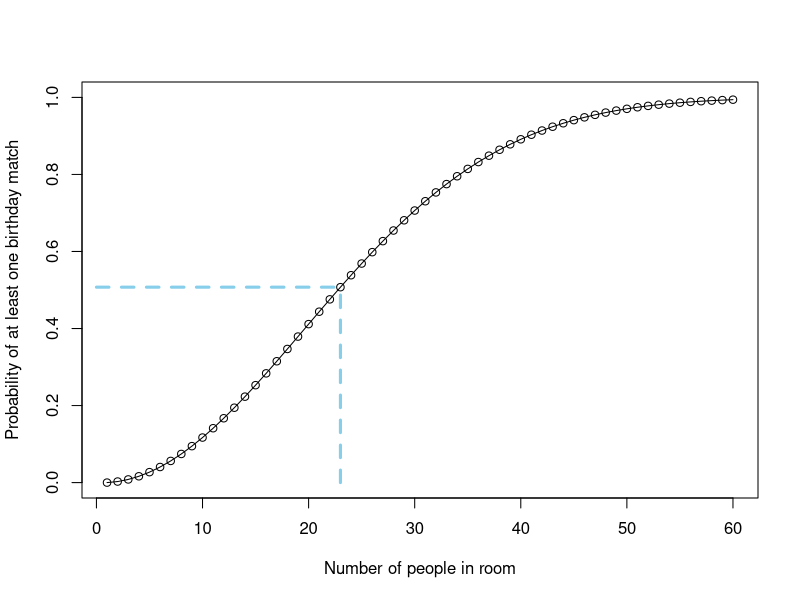

This figure's R source: (Note: this script raises an error after producing the figure.)
## ---- chunk 1

n = 60
d = seq(from=365,to=365-n+1,by=-1)/365
pn = 1-cumprod(d)
n0 = 23

plot(1:n, pn, type="o", ylim=c(0,1), lwd=1, 
     xlab="Number of people in room",
     ylab="Probability of at least one birthday match")
segments(x0 = n0, y0=0, x1 = n0, y1 = pn[n0], lty=2, lwd=3, col="skyblue") 
segments(x0 = 0, y0=pn[n0], x1 = n0, y1 = pn[n0], lty=2, lwd=3, col="skyblue") 

## ---- chunk 2

knitr::include_graphics(c("_graphics/ltp-multiple-choice.png"))

## ---- chunk 3

options(scipen = 999)

hypotheses = c("iterative", "unchanging", "not sure")

evidence = c("HS", "college", "Bachelors", "postgrad")

prior = c(0.70, 0.14, 0.16)

E_given_H1 = c(0.313, 0.276, 0.229, 0.182)
E_given_H2 = c(0.386, 0.314, 0.197, 0.103)
E_given_H3 = c(0.573, 0.272, 0.097, 0.058)

n = 100000

df = n * rbind( 
             prior[1] * E_given_H1,
             prior[2] * E_given_H2,
             prior[3] * E_given_H3)

df = cbind(df, rowSums(df))
df = rbind(df, colSums(df))
df = cbind(c(hypotheses, "total"), df) %>% data.frame()

names(df) = c("", evidence, "total")

kbl(df, align = c('l', rep('r', 5))) %>%
  kable_styling()

## ---- chunk 4

hypothesis = c("iterative", "unchanging", "not sure")

prior = c(0.70, 0.14, 0.16)

likelihood = c(0.182, 0.103, 0.058) # given postgraduate degree

product = prior * likelihood

posterior = product / sum(product)

bayes_table = data.frame(hypothesis,
                         prior,
                         likelihood,
                         product,
                         posterior) %>%
  add_row(hypothesis = "sum",
          prior = sum(prior),
          likelihood = NA,
          product = sum(product),
          posterior = sum(posterior))

kable(bayes_table, digits = 4, align = 'r')

## ---- chunk 5

hypothesis = c("iterative", "unchanging", "not sure")

prior = c(0.70, 0.14, 0.16)

likelihood = c(0.276, 0.314, 0.272) # likelihood of college

product = prior * likelihood

posterior = product / sum(product)

bayes_table = data.frame(hypothesis,
                         prior,
                         likelihood,
                         product,
                         posterior) %>%
  add_row(hypothesis = "sum",
          prior = sum(prior),
          likelihood = NA,
          product = sum(product),
          posterior = sum(posterior))

kbl(bayes_table, digits = 4, align = 'r') %>%
  kable_styling()

## ---- chunk 6
Green = 0:5

prior = rep(1 / 6, 6)

likelihood = Green / 5  # given green marble

product = prior * likelihood

posterior = product / sum(product)

bayes_table = data.frame(Green = as.character(Green),
                         prior,
                         likelihood,
                         product,
                         posterior) %>%
  add_row(Green = "sum",
          prior = sum(prior),
          likelihood = NA,
          product = sum(product),
          posterior = sum(posterior))

kbl(bayes_table, digits = 4, align = 'r') %>%
  kable_styling()
## ---- chunk 7
ggplot(data.frame(Green, posterior),
       aes(x = Green / 5,
           xend = Green / 5,
           y = 0,
           yend = posterior)) +
  geom_segment(size = 1.2, col = "skyblue") +
  # scale_color_manual(values = c("#56B4E9", "#E69F00", "#999999")) +
  scale_x_continuous(breaks = Green / 5, limits = c(0, 1)) +
  scale_y_continuous(expand = c(0, 0), limits = c(0, 1)) +
  theme_classic() +
  theme(legend.position = "none") +
  labs(x = "Proportion of green marbles in box",
       y = "Posterior probability of box",
       title = "Posterior probabilities given first is green")
## ---- chunk 8
prior = posterior

likelihood = pmin((5 - Green) / 4, 1)  # given gold marble (after green marble)

product = prior * likelihood

posterior = product / sum(product)

bayes_table = data.frame(Green = as.character(Green),
                         prior,
                         likelihood,
                         product,
                         posterior) %>%
  add_row(Green = "sum",
          prior = sum(prior),
          likelihood = NA,
          product = sum(product),
          posterior = sum(posterior))

kbl(bayes_table, digits = 4, align = 'r') %>%
  kable_styling()
## ---- chunk 9
ggplot(data.frame(Green, posterior),
       aes(x = Green / 5,
           xend = Green / 5,
           y = 0,
           yend = posterior)) +
  geom_segment(size = 1.2, col = "skyblue") +
  # scale_color_manual(values = c("#56B4E9", "#E69F00", "#999999")) +
  scale_x_continuous(breaks = Green / 5, limits = c(0, 1)) +
  scale_y_continuous(expand = c(0, 0), limits = c(0, 1)) +
  theme_classic() +
  theme(legend.position = "none") +
  labs(x = "Proportion of green marbles in box",
       y = "Posterior probability of box",
       title = "Posterior probabilities given first is green, second is gold")
## ---- chunk 10
Green = 0:5

prior = rep(1 / 6, 6)

likelihood = (Green / 5) * (5 - Green) / 4  # given green marble then hold marble

product = prior * likelihood

posterior = product / sum(product)

bayes_table = data.frame(Green = as.character(Green),
                         prior,
                         likelihood,
                         product,
                         posterior) %>%
  add_row(Green = "sum",
          prior = sum(prior),
          likelihood = NA,
          product = sum(product),
          posterior = sum(posterior))

kbl(bayes_table, digits = 4, align = 'r') %>%
  kable_styling()

## ---- chunk 11

Green = 0:5

prior = rep(1 / 6, 6)

likelihood = choose(Green, 1) * choose(5 - Green, 1) / choose(5, 2)

product = prior * likelihood

posterior = product / sum(product)

bayes_table = data.frame(Green = as.character(Green),
                         prior,
                         likelihood,
                         product,
                         posterior) %>%
  add_row(Green = "sum",
          prior = sum(prior),
          likelihood = NA,
          product = sum(product),
          posterior = sum(posterior))

kbl(bayes_table, digits = 4, align = 'r') %>%
  kable_styling()



## ---- chunk 12

knitr::include_graphics(c("_graphics/venn-conditional.png"))

## ---- chunk 13
n = 3
# u1 = sort(rep(c("H", "T"), 4))
# u2 = rep(sort(rep(c("H", "T"), 2)), 2)
# u3 = rep(c("H", "T"), 4)
# u = paste(u1, u2, u3, sep = "")
u = c("HHHH", "HHHT", "HHTH", "HTHH", "THHH", "HHTT", "HTHT", "HTTH", "THHT", "THTH", "TTHH", "HTTT", "THTT", "TTHT", "TTTH",  "TTTT")

x = c(4, rep(3, 4), rep(2, 6), rep(1, 4), 0)


kbl(
  data.frame(u, x),
  col.names = c("Outcome", "X"),
  booktabs = TRUE,
  caption = 'Table representing the outcomes of 4 flips of a coin, and $X$, the number of H.'
) %>%
  kable_styling(fixed_thead = TRUE)

## ---- chunk 14
y = 0:4
p = c(1, 4, 6, 4, 1) / 16
knitr::kable(
  data.frame(y, p),
  col.names = c("x", "P(X=x)"),
  booktabs = TRUE,
  caption = "(ref:cap-table-coin-four-heads)",
  digits = 4
)
## ---- chunk 15

ggplot(data.frame(y, p),
       aes(x = y,
           xend = y,
           y = 0,
           yend = p)) +
  geom_segment(size = 1.2, col = "skyblue") +
  # scale_color_manual(values = c("#56B4E9", "#E69F00", "#999999")) +
  scale_x_continuous(breaks = 0:4) +
  scale_y_continuous(expand = c(0, 0)) +
  theme_classic() +
  theme(legend.position = "none") +
  labs(x = "x",
       y = "P(X = x)")

## ---- chunk 16
y = c(0, 1, 2, 4)
p = c(9, 8, 6, 1) / 24

kbl(
  data.frame(y, p),
  col.names = c("y", "P(Y=y)"),
  booktabs = TRUE,
  caption = "(ref:cap-matching-probspace-table)",
  digits = 4
) %>%
  kable_styling()

## ---- chunk 17

ggplot(data.frame(y, p),
       aes(x = y,
           xend = y,
           y = 0,
           yend = p)) +
  geom_segment(size = 1.2, col = "skyblue") +
  # scale_color_manual(values = c("#56B4E9", "#E69F00", "#999999")) +
  scale_x_continuous(breaks = 0:4) +
  scale_y_continuous(expand = c(0, 0)) +
  theme_classic() +
  theme(legend.position = "none") +
  labs(x = "x",
       y = "P(X = x)")

## ---- chunk 18
x = 1:12
p = (x / 12) ^ 2 - ((x - 1) / 12) ^ 2
plot(x - 0.5, p, type = "h", lwd = 43, lend = 1, col = "skyblue",
     xlab = "Distance from center (inches)",
     ylab = "Density",
     xlim = c(0, 12))
axis(1, 0:12)


## ---- chunk 19

n = 16

xp <- data.frame(
  x = (0:(n-1))/n,
  p = rep(1/n, n)
  )

cdf = c(0, cumsum(xp$p))

plotp = (cdf[-1] + cdf[-length(cdf)]) / 2
  
spinner <- ggplot(xp, aes(x="", y=p, fill=x))+
  geom_bar(width = 1, stat = "identity", color="black", fill="white") + 
  coord_polar("y", start=0) +
  theme_void() +
  # plot the possible values on the outside
  scale_y_continuous(breaks = xp$x, minor_breaks = (0:99)/100, labels=c("12|0", round(12 * sqrt(1 / n * (1:(n-1))),2))) +
  theme(axis.text.x=element_text(size=12, face="bold")) +
      annotate(geom="segment", y=(0:99)/100, yend = (0:99)/100,
             x=1.48, xend= 1.52) +
  # plot the probabilities as percents inside
    geom_text(aes(y = plotp,
                label = format(percent(round(p, 4), 0.01))), size=3) +
  ggtitle(paste("Marginal distribution of distance from center (inches)", sep=""))

spinner
## ---- chunk 20


x = (1:59) / 60

px1 = rep(1 / 60, length(x))

px2 = (x + 0.5 / 60) ^ 2 - (x - 0.5 / 60) ^ 2

df <- data.frame(x,
                 "uniform" = px1,
                 "non uniform" = px2)

df <- df %>%
    pivot_longer(!x,
                 names_to = "probmeasure",
                 values_to = "probability")

ggplot(df, aes(x = x * 60, probability, col = probmeasure)) +
    geom_point() +
    theme_classic() +
  scale_color_manual(
    values = c("orange", "skyblue"),
    aesthetics = c("color", "fill")
  ) +
    labs(col = "Probability measure",
         x = "Value",
         y = "Probability")

